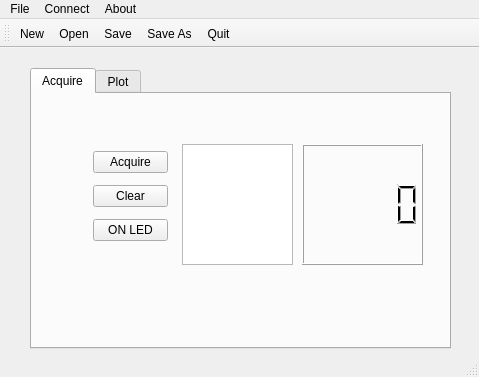
<?xml version="1.0" encoding="UTF-8"?>
<ui version="4.0">
 <class>MainWindow</class>
 <widget class="QMainWindow" name="MainWindow">
  <property name="geometry">
   <rect>
    <x>0</x>
    <y>0</y>
    <width>479</width>
    <height>377</height>
   </rect>
  </property>
  <property name="windowTitle">
   <string>Qt Arduino Input Output</string>
  </property>
  <widget class="QWidget" name="centralWidget">
   <widget class="QTabWidget" name="tabWidget">
    <property name="geometry">
     <rect>
      <x>30</x>
      <y>20</y>
      <width>421</width>
      <height>281</height>
     </rect>
    </property>
    <property name="tabPosition">
     <enum>QTabWidget::North</enum>
    </property>
    <property name="currentIndex">
     <number>0</number>
    </property>
    <widget class="QWidget" name="tabAcquire">
     <attribute name="title">
      <string>Acquire</string>
     </attribute>
     <widget class="QWidget" name="layoutWidget">
      <property name="geometry">
       <rect>
        <x>50</x>
        <y>40</y>
        <width>97</width>
        <height>124</height>
       </rect>
      </property>
      <layout class="QVBoxLayout" name="verticalLayout_3">
       <item>
        <widget class="QPushButton" name="pushButtonAcquire">
         <property name="text">
          <string>Acquire</string>
         </property>
        </widget>
       </item>
       <item>
        <widget class="QPushButton" name="pushButtonClear">
         <property name="text">
          <string>Clear</string>
         </property>
        </widget>
       </item>
       <item>
        <widget class="QPushButton" name="pushButton">
         <property name="text">
          <string>ON LED</string>
         </property>
        </widget>
       </item>
      </layout>
     </widget>
     <widget class="QTextBrowser" name="textBrowser">
      <property name="geometry">
       <rect>
        <x>150</x>
        <y>50</y>
        <width>111</width>
        <height>121</height>
       </rect>
      </property>
     </widget>
     <widget class="QLCDNumber" name="lcdNumber">
      <property name="geometry">
       <rect>
        <x>270</x>
        <y>50</y>
        <width>121</width>
        <height>121</height>
       </rect>
      </property>
     </widget>
    </widget>
    <widget class="QWidget" name="tabPlot">
     <attribute name="title">
      <string>Plot</string>
     </attribute>
     <widget class="QPushButton" name="pushButtonPlot">
      <property name="geometry">
       <rect>
        <x>30</x>
        <y>10</y>
        <width>89</width>
        <height>25</height>
       </rect>
      </property>
      <property name="text">
       <string>Plot</string>
      </property>
     </widget>
     <widget class="QCustomPlot" name="widgetPlot" native="true">
      <property name="geometry">
       <rect>
        <x>30</x>
        <y>50</y>
        <width>351</width>
        <height>181</height>
       </rect>
      </property>
     </widget>
    </widget>
   </widget>
  </widget>
  <widget class="QMenuBar" name="menuBar">
   <property name="geometry">
    <rect>
     <x>0</x>
     <y>0</y>
     <width>479</width>
     <height>22</height>
    </rect>
   </property>
   <widget class="QMenu" name="menuFile">
    <property name="title">
     <string>File</string>
    </property>
    <addaction name="actionNew"/>
    <addaction name="actionOpen"/>
    <addaction name="actionSave"/>
    <addaction name="actionSave_As"/>
    <addaction name="actionQuit"/>
   </widget>
   <widget class="QMenu" name="menuConnect">
    <property name="title">
     <string>Connect</string>
    </property>
    <addaction name="actionPort0"/>
    <addaction name="actionPort1"/>
    <addaction name="actionPort2"/>
   </widget>
   <widget class="QMenu" name="menuAbout">
    <property name="title">
     <string>About</string>
    </property>
    <addaction name="actionTempReader"/>
   </widget>
   <addaction name="menuFile"/>
   <addaction name="menuConnect"/>
   <addaction name="menuAbout"/>
  </widget>
  <widget class="QToolBar" name="mainToolBar">
   <attribute name="toolBarArea">
    <enum>TopToolBarArea</enum>
   </attribute>
   <attribute name="toolBarBreak">
    <bool>false</bool>
   </attribute>
   <addaction name="actionNew"/>
   <addaction name="actionOpen"/>
   <addaction name="actionSave"/>
   <addaction name="actionSave_As"/>
   <addaction name="actionQuit"/>
  </widget>
  <widget class="QStatusBar" name="statusBar">
   <property name="font">
    <font>
     <pointsize>8</pointsize>
    </font>
   </property>
  </widget>
  <action name="actionNew">
   <property name="text">
    <string>New</string>
   </property>
   <property name="shortcut">
    <string>Alt+N</string>
   </property>
  </action>
  <action name="actionOpen">
   <property name="text">
    <string>Open</string>
   </property>
   <property name="shortcut">
    <string>Alt+O</string>
   </property>
  </action>
  <action name="actionSave">
   <property name="text">
    <string>Save</string>
   </property>
   <property name="shortcut">
    <string>Ctrl+S</string>
   </property>
  </action>
  <action name="actionSave_As">
   <property name="text">
    <string>Save As</string>
   </property>
  </action>
  <action name="actionQuit">
   <property name="text">
    <string>Quit</string>
   </property>
   <property name="shortcut">
    <string>Alt+Q</string>
   </property>
  </action>
  <action name="actionPort0">
   <property name="checkable">
    <bool>true</bool>
   </property>
   <property name="text">
    <string>/dev/ACM0</string>
   </property>
  </action>
  <action name="actionPort1">
   <property name="checkable">
    <bool>true</bool>
   </property>
   <property name="text">
    <string>/dev/ACM1</string>
   </property>
  </action>
  <action name="actionPort2">
   <property name="checkable">
    <bool>true</bool>
   </property>
   <property name="text">
    <string>/dev/ACM2</string>
   </property>
  </action>
  <action name="actionTempReader">
   <property name="text">
    <string>AboutTempReader</string>
   </property>
  </action>
 </widget>
 <layoutdefault spacing="6" margin="11"/>
 <customwidgets>
  <customwidget>
   <class>QCustomPlot</class>
   <extends>QWidget</extends>
   <header>qcustomplot.h</header>
   <container>1</container>
  </customwidget>
 </customwidgets>
 <resources/>
 <connections/>
</ui>
